Frame 1 (no input): blank canvas, image omitted
Frame 60 (no input): blank canvas, image omitted
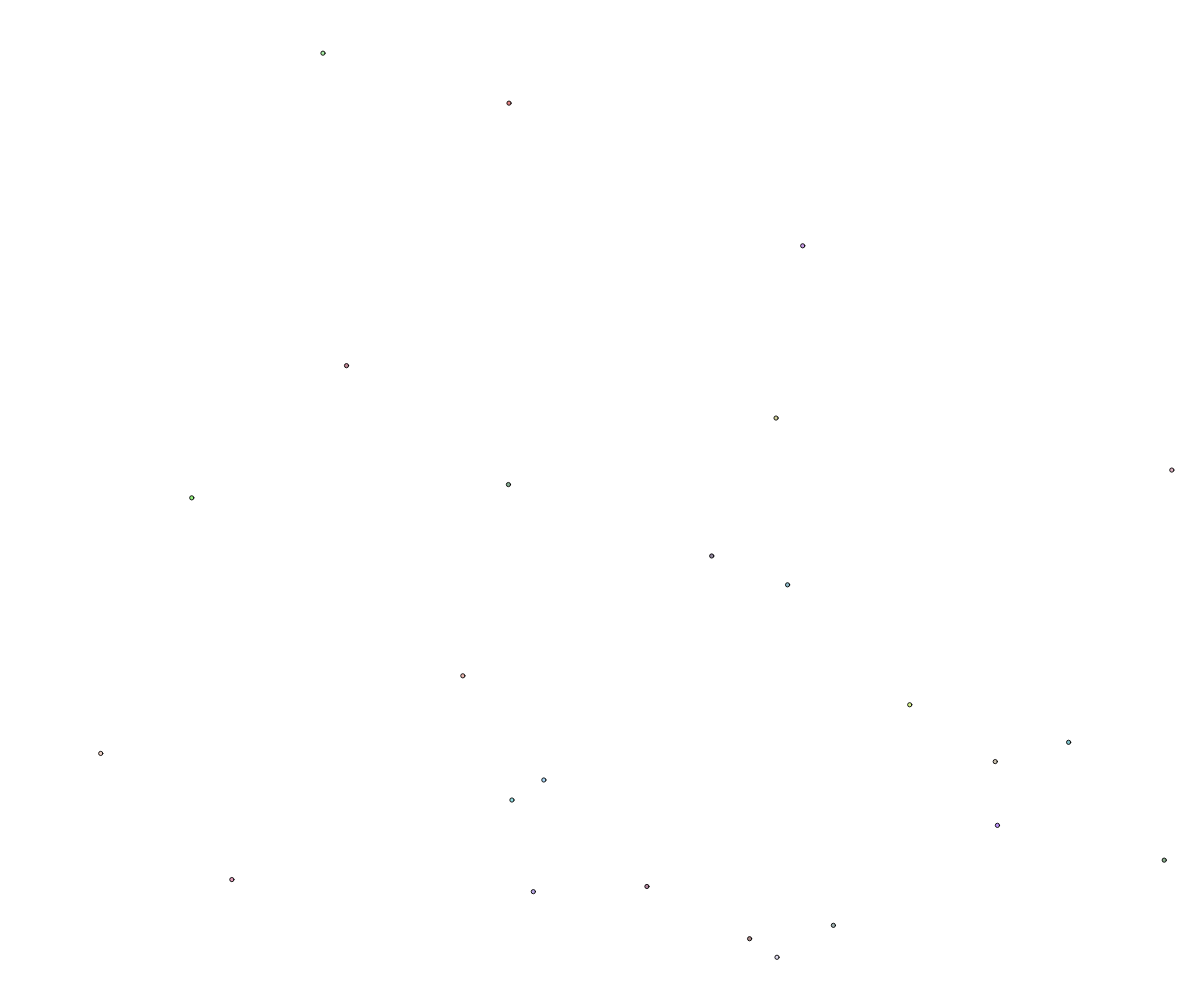
Frame 120 (the mouse pressed at the canvas centre since frame 60)

The p5.js sketch whose frames 1 and 60 were blank and that drew this single picture after the mouse press (run headless with seeded random() and noise() and a simulated clock; from frame 60 on, the mouse is pressed at the canvas centre):

// p5.js sketch
// ── sketch.js
/*
project: unrealistic pseudo simulation of atoms
by SanderBuruma (SanderBuruma@GMail.com) AKA Cubit32
*/

const canvasWidth  = window.innerWidth;
const canvasHeight = window.innerHeight-5;
const G = 7e-3, //G  = gravitational constant
      G2 = 3e-0, //G2 = repelling constant
      atomRConst = 3, //atomRConst = scale of atoms
 			atomProtonExp = 2, //exponent which influences repulsion
 			constDampening = 1e-3; //the fraction  by which velocity is dampened every frame
let atoms = []; //the array of atoms where all the information about individual atoms will be stored and changed
let debugLog = ''; //for manipulating and logging to console at appropriate times
let minAtoms = 400; //start spawning atoms randomly if there are fewer than this nr of atoms
let minAtomsSpread = 1e3;
let gameSpeed = 0.5;

function setup(){
  createCanvas(canvasWidth,canvasHeight);
}

function atom(protons,neutrons,velX,velY,x,y){//assigns the attributes to a new atom
  this.pos = [x,y];
  this.vel = [velX,velY];
  this.protons = protons;
  this.neutrons = neutrons;
  this.mass = this.protons+this.neutrons;
  this.collision = false;
  this.color = color(random(128,255),random(128,255),random(128,255));
}

function logUniverseProperties(){
  let a = 0;
  for (i in atoms){a+= atoms[i].mass};
  debugLog += `There is ${a} mass and there are ${atoms.length} atoms in the universe. `;
}

function gaussRandom(h,dontCentre){//h for the maximum range of nr // dontCentre optional: if true then don't centre the gaussian curve on 0 // distributed roughly according to the gaussian curve
  let nr = 0;
  let j = 10;
  for (let i = 0; i < j; i++){
    nr+= random(h/j)
  }
  if (dontCentre===true){return nr};
  return nr-h * 0.5;
}


function calcDistance(x1,y1,x2,y2){//returns the distance between 2 objects in 2D space
  let k = Math.abs(x1-x2),
      j = Math.abs(y1-y2);
  return Math.sqrt(Math.pow(k,2)+Math.pow(j,2));
}

function mouseDragged (){
  newAtomCreation(mouseX,mouseY);
}

function newAtomCreation(x,y){
  for (let i=0;i<atoms.length;i++){
      let distance = calcDistance(atoms[i].pos[0],atoms[i].pos[1],x,y);
      let atom1Radius = Math.sqrt(atoms[i].mass)*atomRConst;
      let atom2Radius = 1*atomRConst;
      if (distance/4<atom2Radius+atom1Radius){return};
  }
  atoms[atoms.length] = new atom(1,1,gaussRandom(0.05)*gameSpeed,gaussRandom(0.05)*gameSpeed,x,y) ;
  console.log(`New atom:${atoms.length-1} xy velocities: ${atoms[atoms.length-1].vel[0]},${atoms[atoms.length-1].vel[1]}. `);
}

function onkeydown(a){
  console.log('a');
}

function draw(){
  //refill with atoms after merging them
  if (atoms.length < minAtoms){
    newAtomCreation(random(-minAtomsSpread+canvasWidth/ 2,minAtomsSpread+canvasWidth /2),
                    random(-minAtomsSpread+canvasHeight/2,minAtomsSpread+canvasHeight/2))
  }
  let collidingAtoms = 0

  //side scrolling
  if (mouseY < canvasHeight / 15)     {for (let i in atoms){atoms[i].pos[1] += (canvasHeight/15-mouseY)               /3}}
  if (mouseY > canvasHeight * 14 / 15){for (let i in atoms){atoms[i].pos[1] -= (canvasHeight/15-(canvasHeight-mouseY))/3}}
  if (mouseX < canvasWidth / 15)      {for (let i in atoms){atoms[i].pos[0] += (canvasWidth /15-mouseX)               /3}}
  if (mouseX > canvasWidth * 14 / 15) {for (let i in atoms){atoms[i].pos[0] -= (canvasWidth /15-(canvasWidth-mouseX)) /3}}

  background(255,255,255)
  debugLog = ''
  for (let i=0;i<atoms.length;i++){ //check all atoms against each other through iteration // this has n^2 complexity
    atoms[i].vel[0]-= atoms[i].vel[0]*constDampening*gameSpeed
    atoms[i].vel[1]-= atoms[i].vel[1]*constDampening*gameSpeed

    //check all atoms against each other and calculate gravity
    for (let j=0;j<atoms.length;j++){
      let acceleration = 0
      if (i!==j && !atoms[j].collision && !atoms[i].collision){
        let distance = calcDistance(atoms[i].pos[0],atoms[i].pos[1],atoms[j].pos[0],atoms[j].pos[1])
        let atom1Radius = Math.sqrt(atoms[i].mass)*atomRConst
        let atom2Radius = Math.sqrt(atoms[j].mass)*atomRConst
        if (distance*2<atom2Radius+atom1Radius){
          
          //for collision merge atoms by averaging out velocities, positions, etc
          atoms[i].vel[0] = (atoms[i].mass*atoms[i].vel[0]+atoms[j].mass*atoms[j].vel[0])/(atoms[i].mass+atoms[j].mass)
          atoms[i].vel[1] = (atoms[i].mass*atoms[i].vel[1]+atoms[j].mass*atoms[j].vel[1])/(atoms[i].mass+atoms[j].mass)
          atoms[i].pos[0] = (atoms[i].mass*atoms[i].pos[0]+atoms[j].mass*atoms[j].pos[0])/(atoms[i].mass+atoms[j].mass)
          atoms[i].pos[1] = (atoms[i].mass*atoms[i].pos[1]+atoms[j].mass*atoms[j].pos[1])/(atoms[i].mass+atoms[j].mass)

          atoms[i].neutrons += atoms[j].neutrons
          atoms[i].protons  += atoms[j].protons
          atoms[i].mass     += atoms[j].mass

          atoms[j].collision = true; //note: No more than 1 collision per frame can be processed
          collidingAtoms++;
          debugLog += `Atom ${j} colliding with ${i}. `;
        }
        let distanceX = atoms[i].pos[0]-atoms[j].pos[0];
        let distanceY = atoms[i].pos[1]-atoms[j].pos[1];
        acceleration = (atoms[j].neutrons*G) / Math.pow(distance,2) - /*GM/r^2 = m/s^2*/ (Math.pow/*this is a random fudge factor*/(atoms[j].protons,atomProtonExp)*G2)/Math.pow(distance,4) /*similar to above but r^4*/;
        atoms[i].vel[0] += distanceX*acceleration*gameSpeed/distance;
        atoms[i].vel[1] += distanceY*acceleration*gameSpeed/distance;
      }
      for (let j=0;j<2;j++){atoms[i].pos[j] -= atoms[i].vel[j]*gameSpeed};//update position
    }
    let atomRadius = Math.pow(atoms[i].mass,(1/2))*atomRConst;
    fill(atoms[i].color); strokeWeight(Math.cbrt(atoms[i].mass)*0.707); ellipse(atoms[i].pos[0],atoms[i].pos[1],atomRadius,atomRadius);//draw atoms
    for (let i=0;i<atoms.length;i++){
      if (atoms[i].collision){
        debugLog += `Atom ${i} is being deleted due to collision; mass: ${atoms[i].mass}. `;
        atoms.splice(i,1);
        logUniverseProperties();
        break;
      }
      if (Math.abs(atoms[i].pos[0])>1e5||Math.abs(atoms[i].pos[1])>1e5){
        debugLog += `Atom ${i} is being deleted due to distance; mass: ${atoms[i].mass}. `;
        atoms.splice(i,1);
        logUniverseProperties();
        break;
      }
    }
  }
  console.log(debugLog);
}
